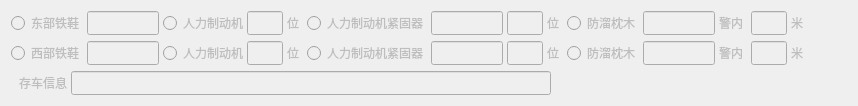
     <widget class="QWidget" name="tab_2">
      <property name="enabled">
       <bool>false</bool>
      </property>
      <attribute name="title">
       <string>第2组铁鞋</string>
      </attribute>
      <layout class="QVBoxLayout" name="verticalLayout_2">
       <item>
        <layout class="QHBoxLayout" name="horizontalLayout_8">
         <property name="spacing">
          <number>4</number>
         </property>
         <item>
          <widget class="QRadioButton" name="radioButton_7">
           <property name="minimumSize">
            <size>
             <width>72</width>
             <height>24</height>
            </size>
           </property>
           <property name="maximumSize">
            <size>
             <width>72</width>
             <height>24</height>
            </size>
           </property>
           <property name="text">
            <string>东部铁鞋</string>
           </property>
           <property name="autoExclusive">
            <bool>false</bool>
           </property>
          </widget>
         </item>
         <item>
          <widget class="QLineEdit" name="lineEdit_8">
           <property name="minimumSize">
            <size>
             <width>72</width>
             <height>24</height>
            </size>
           </property>
           <property name="maximumSize">
            <size>
             <width>72</width>
             <height>24</height>
            </size>
           </property>
          </widget>
         </item>
         <item>
          <widget class="QRadioButton" name="radioButton_8">
           <property name="minimumSize">
            <size>
             <width>80</width>
             <height>24</height>
            </size>
           </property>
           <property name="maximumSize">
            <size>
             <width>80</width>
             <height>24</height>
            </size>
           </property>
           <property name="text">
            <string>人力制动机</string>
           </property>
           <property name="autoExclusive">
            <bool>false</bool>
           </property>
          </widget>
         </item>
         <item>
          <widget class="QLineEdit" name="lineEdit_25">
           <property name="minimumSize">
            <size>
             <width>36</width>
             <height>24</height>
            </size>
           </property>
           <property name="maximumSize">
            <size>
             <width>36</width>
             <height>24</height>
            </size>
           </property>
          </widget>
         </item>
         <item>
          <widget class="QLabel" name="label_18">
           <property name="minimumSize">
            <size>
             <width>16</width>
             <height>24</height>
            </size>
           </property>
           <property name="maximumSize">
            <size>
             <width>16</width>
             <height>24</height>
            </size>
           </property>
           <property name="text">
            <string>位</string>
           </property>
           <property name="alignment">
            <set>Qt::AlignLeading|Qt::AlignLeft|Qt::AlignVCenter</set>
           </property>
          </widget>
         </item>
         <item>
          <widget class="QRadioButton" name="radioButton_9">
           <property name="minimumSize">
            <size>
             <width>120</width>
             <height>24</height>
            </size>
           </property>
           <property name="maximumSize">
            <size>
             <width>120</width>
             <height>24</height>
            </size>
           </property>
           <property name="text">
            <string>人力制动机紧固器</string>
           </property>
           <property name="autoExclusive">
            <bool>false</bool>
           </property>
          </widget>
         </item>
         <item>
          <widget class="QLineEdit" name="lineEdit_9">
           <property name="minimumSize">
            <size>
             <width>72</width>
             <height>24</height>
            </size>
           </property>
           <property name="maximumSize">
            <size>
             <width>72</width>
             <height>24</height>
            </size>
           </property>
          </widget>
         </item>
         <item>
          <widget class="QLineEdit" name="lineEdit_48">
           <property name="minimumSize">
            <size>
             <width>36</width>
             <height>24</height>
            </size>
           </property>
           <property name="maximumSize">
            <size>
             <width>36</width>
             <height>24</height>
            </size>
           </property>
          </widget>
         </item>
         <item>
          <widget class="QLabel" name="label_7">
           <property name="minimumSize">
            <size>
             <width>16</width>
             <height>24</height>
            </size>
           </property>
           <property name="maximumSize">
            <size>
             <width>16</width>
             <height>24</height>
            </size>
           </property>
           <property name="text">
            <string>位</string>
           </property>
           <property name="alignment">
            <set>Qt::AlignLeading|Qt::AlignLeft|Qt::AlignVCenter</set>
           </property>
          </widget>
         </item>
         <item>
          <widget class="QRadioButton" name="radioButton_21">
           <property name="minimumSize">
            <size>
             <width>72</width>
             <height>24</height>
            </size>
           </property>
           <property name="maximumSize">
            <size>
             <width>72</width>
             <height>24</height>
            </size>
           </property>
           <property name="text">
            <string>防溜枕木</string>
           </property>
          </widget>
         </item>
         <item>
          <widget class="QLineEdit" name="lineEdit_26">
           <property name="minimumSize">
            <size>
             <width>72</width>
             <height>24</height>
            </size>
           </property>
           <property name="maximumSize">
            <size>
             <width>72</width>
             <height>24</height>
            </size>
           </property>
          </widget>
         </item>
         <item>
          <widget class="QLabel" name="label_12">
           <property name="minimumSize">
            <size>
             <width>28</width>
             <height>24</height>
            </size>
           </property>
           <property name="maximumSize">
            <size>
             <width>28</width>
             <height>24</height>
            </size>
           </property>
           <property name="text">
            <string>警内</string>
           </property>
          </widget>
         </item>
         <item>
          <widget class="QLineEdit" name="lineEdit_10">
           <property name="minimumSize">
            <size>
             <width>36</width>
             <height>24</height>
            </size>
           </property>
           <property name="maximumSize">
            <size>
             <width>36</width>
             <height>24</height>
            </size>
           </property>
          </widget>
         </item>
         <item>
          <widget class="QLabel" name="label_16">
           <property name="minimumSize">
            <size>
             <width>16</width>
             <height>24</height>
            </size>
           </property>
           <property name="maximumSize">
            <size>
             <width>16</width>
             <height>24</height>
            </size>
           </property>
           <property name="text">
            <string>米</string>
           </property>
           <property name="alignment">
            <set>Qt::AlignLeading|Qt::AlignLeft|Qt::AlignVCenter</set>
           </property>
          </widget>
         </item>
         <item>
          <spacer name="horizontalSpacer_6">
           <property name="orientation">
            <enum>Qt::Horizontal</enum>
           </property>
           <property name="sizeHint" stdset="0">
            <size>
             <width>40</width>
             <height>20</height>
            </size>
           </property>
          </spacer>
         </item>
        </layout>
       </item>
       <item>
        <layout class="QHBoxLayout" name="horizontalLayout_10">
         <property name="spacing">
          <number>4</number>
         </property>
         <item>
          <widget class="QRadioButton" name="radioButton_10">
           <property name="minimumSize">
            <size>
             <width>72</width>
             <height>24</height>
            </size>
           </property>
           <property name="maximumSize">
            <size>
             <width>72</width>
             <height>24</height>
            </size>
           </property>
           <property name="text">
            <string>西部铁鞋</string>
           </property>
           <property name="autoExclusive">
            <bool>false</bool>
           </property>
          </widget>
         </item>
         <item>
          <widget class="QLineEdit" name="lineEdit_12">
           <property name="minimumSize">
            <size>
             <width>72</width>
             <height>24</height>
            </size>
           </property>
           <property name="maximumSize">
            <size>
             <width>72</width>
             <height>24</height>
            </size>
           </property>
          </widget>
         </item>
         <item>
          <widget class="QRadioButton" name="radioButton_11">
           <property name="minimumSize">
            <size>
             <width>80</width>
             <height>24</height>
            </size>
           </property>
           <property name="maximumSize">
            <size>
             <width>80</width>
             <height>24</height>
            </size>
           </property>
           <property name="text">
            <string>人力制动机</string>
           </property>
           <property name="autoExclusive">
            <bool>false</bool>
           </property>
          </widget>
         </item>
         <item>
          <widget class="QLineEdit" name="lineEdit_49">
           <property name="minimumSize">
            <size>
             <width>36</width>
             <height>24</height>
            </size>
           </property>
           <property name="maximumSize">
            <size>
             <width>36</width>
             <height>24</height>
            </size>
           </property>
          </widget>
         </item>
         <item>
          <widget class="QLabel" name="label_33">
           <property name="minimumSize">
            <size>
             <width>16</width>
             <height>24</height>
            </size>
           </property>
           <property name="maximumSize">
            <size>
             <width>16</width>
             <height>24</height>
            </size>
           </property>
           <property name="text">
            <string>位</string>
           </property>
          </widget>
         </item>
         <item>
          <widget class="QRadioButton" name="radioButton_12">
           <property name="minimumSize">
            <size>
             <width>120</width>
             <height>24</height>
            </size>
           </property>
           <property name="maximumSize">
            <size>
             <width>120</width>
             <height>24</height>
            </size>
           </property>
           <property name="text">
            <string>人力制动机紧固器</string>
           </property>
           <property name="autoExclusive">
            <bool>false</bool>
           </property>
          </widget>
         </item>
         <item>
          <widget class="QLineEdit" name="lineEdit_13">
           <property name="minimumSize">
            <size>
             <width>72</width>
             <height>24</height>
            </size>
           </property>
           <property name="maximumSize">
            <size>
             <width>72</width>
             <height>24</height>
            </size>
           </property>
          </widget>
         </item>
         <item>
          <widget class="QLineEdit" name="lineEdit_50">
           <property name="minimumSize">
            <size>
             <width>36</width>
             <height>24</height>
            </size>
           </property>
           <property name="maximumSize">
            <size>
             <width>36</width>
             <height>24</height>
            </size>
           </property>
          </widget>
         </item>
         <item>
          <widget class="QLabel" name="label_9">
           <property name="minimumSize">
            <size>
             <width>16</width>
             <height>24</height>
            </size>
           </property>
           <property name="maximumSize">
            <size>
             <width>16</width>
             <height>24</height>
            </size>
           </property>
           <property name="text">
            <string>位</string>
           </property>
          </widget>
         </item>
         <item>
          <widget class="QRadioButton" name="radioButton_22">
           <property name="minimumSize">
            <size>
             <width>72</width>
             <height>24</height>
            </size>
           </property>
           <property name="maximumSize">
            <size>
             <width>72</width>
             <height>24</height>
            </size>
           </property>
           <property name="text">
            <string>防溜枕木</string>
           </property>
          </widget>
         </item>
         <item>
          <widget class="QLineEdit" name="lineEdit_27">
           <property name="minimumSize">
            <size>
             <width>72</width>
             <height>24</height>
            </size>
           </property>
           <property name="maximumSize">
            <size>
             <width>72</width>
             <height>24</height>
            </size>
           </property>
          </widget>
         </item>
         <item>
          <widget class="QLabel" name="label_13">
           <property name="minimumSize">
            <size>
             <width>28</width>
             <height>24</height>
            </size>
           </property>
           <property name="maximumSize">
            <size>
             <width>28</width>
             <height>24</height>
            </size>
           </property>
           <property name="text">
            <string>警内</string>
           </property>
          </widget>
         </item>
         <item>
          <widget class="QLineEdit" name="lineEdit_14">
           <property name="minimumSize">
            <size>
             <width>36</width>
             <height>24</height>
            </size>
           </property>
           <property name="maximumSize">
            <size>
             <width>36</width>
             <height>24</height>
            </size>
           </property>
          </widget>
         </item>
         <item>
          <widget class="QLabel" name="label_19">
           <property name="minimumSize">
            <size>
             <width>16</width>
             <height>24</height>
            </size>
           </property>
           <property name="maximumSize">
            <size>
             <width>16</width>
             <height>24</height>
            </size>
           </property>
           <property name="text">
            <string>米</string>
           </property>
          </widget>
         </item>
         <item>
          <spacer name="horizontalSpacer_8">
           <property name="orientation">
            <enum>Qt::Horizontal</enum>
           </property>
           <property name="sizeHint" stdset="0">
            <size>
             <width>40</width>
             <height>20</height>
            </size>
           </property>
          </spacer>
         </item>
        </layout>
       </item>
       <item>
        <layout class="QHBoxLayout" name="horizontalLayout_9">
         <property name="spacing">
          <number>4</number>
         </property>
         <property name="leftMargin">
          <number>8</number>
         </property>
         <item>
          <widget class="QLabel" name="label_8">
           <property name="minimumSize">
            <size>
             <width>48</width>
             <height>24</height>
            </size>
           </property>
           <property name="maximumSize">
            <size>
             <width>48</width>
             <height>24</height>
            </size>
           </property>
           <property name="text">
            <string>存车信息</string>
           </property>
          </widget>
         </item>
         <item>
          <widget class="QLineEdit" name="lineEdit_11">
           <property name="minimumSize">
            <size>
             <width>480</width>
             <height>24</height>
            </size>
           </property>
           <property name="maximumSize">
            <size>
             <width>480</width>
             <height>24</height>
            </size>
           </property>
          </widget>
         </item>
         <item>
          <spacer name="horizontalSpacer_7">
           <property name="orientation">
            <enum>Qt::Horizontal</enum>
           </property>
           <property name="sizeHint" stdset="0">
            <size>
             <width>40</width>
             <height>20</height>
            </size>
           </property>
          </spacer>
         </item>
        </layout>
       </item>
      </layout>
     </widget>
